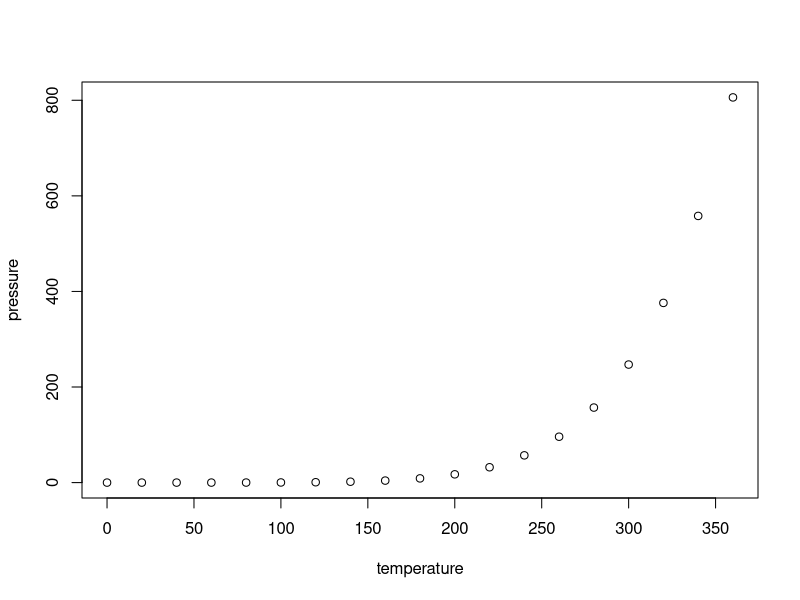
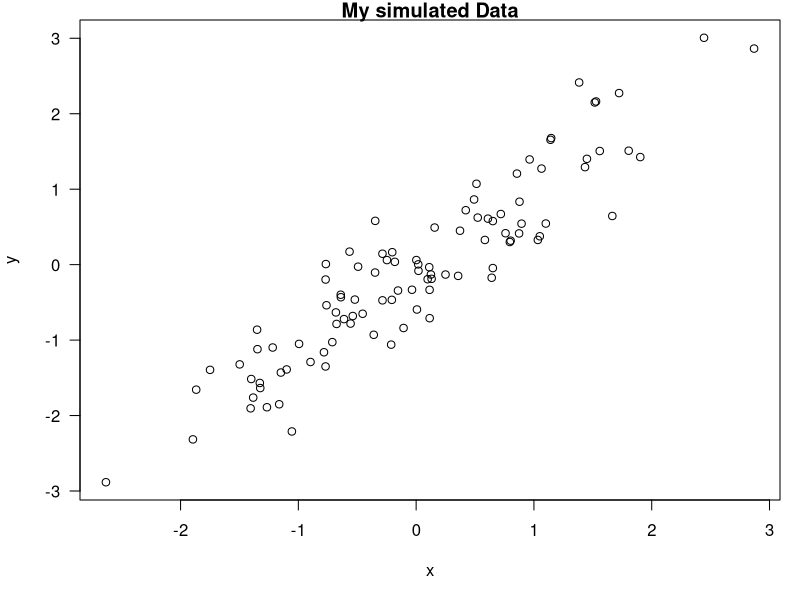

Here is the R script that generated these plots, in order:
## ---- chunk 1
knitr::opts_chunk$set(echo = TRUE)
## ---- chunk 2
summary(cars)
## ---- chunk 3
plot(pressure)
## ---- chunk 4
time <- format(Sys.time(), "%a %b %d %X %Y")
rand <- rnorm(1)
## ---- chunk 5
x <- rnorm(100); y <- x + rnorm(100, sd = 0.5)
## ---- chunk 6
par(mar= c(5,4,1,1), las =1)
plot(x,y, main = "My simulated Data")
